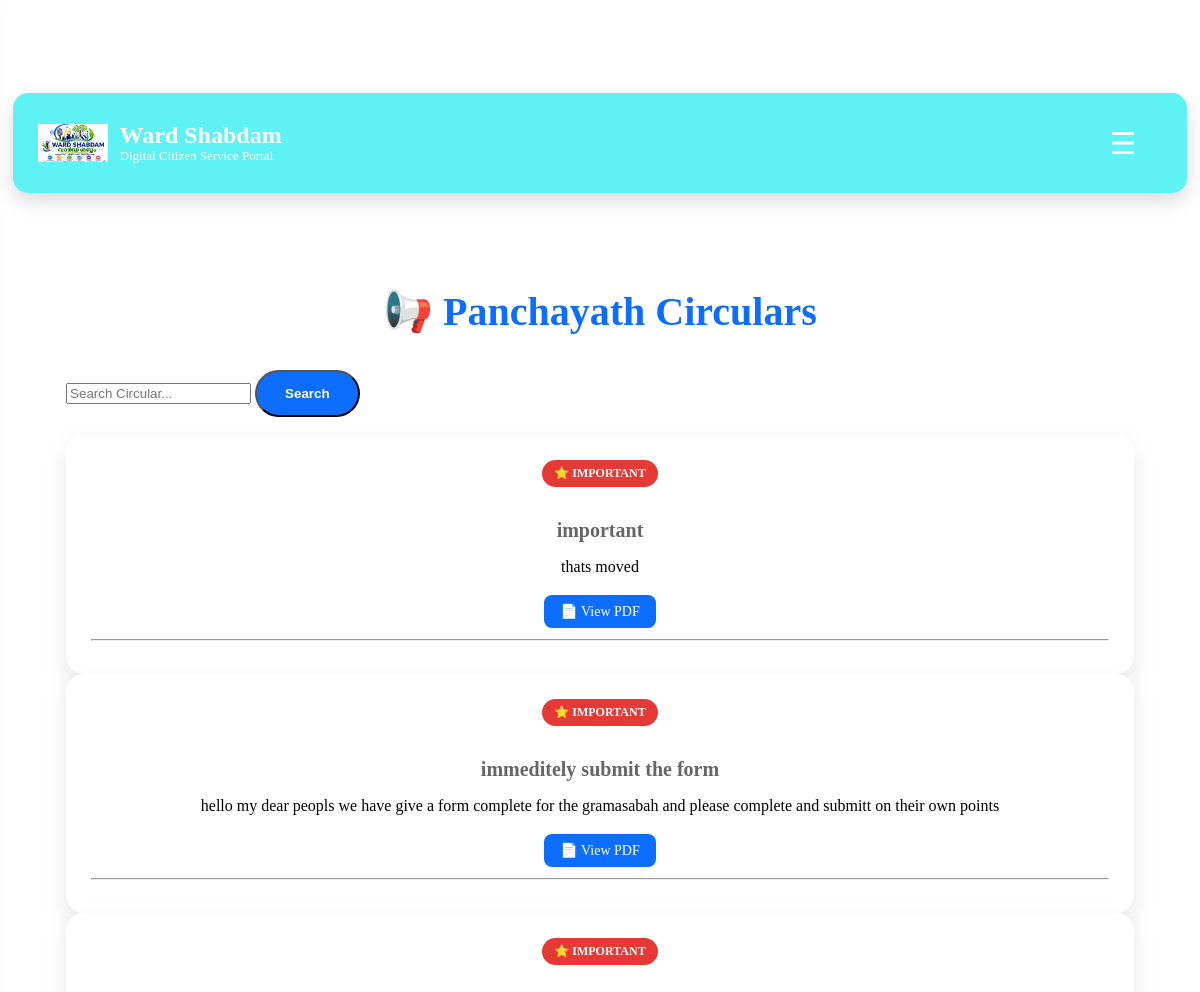
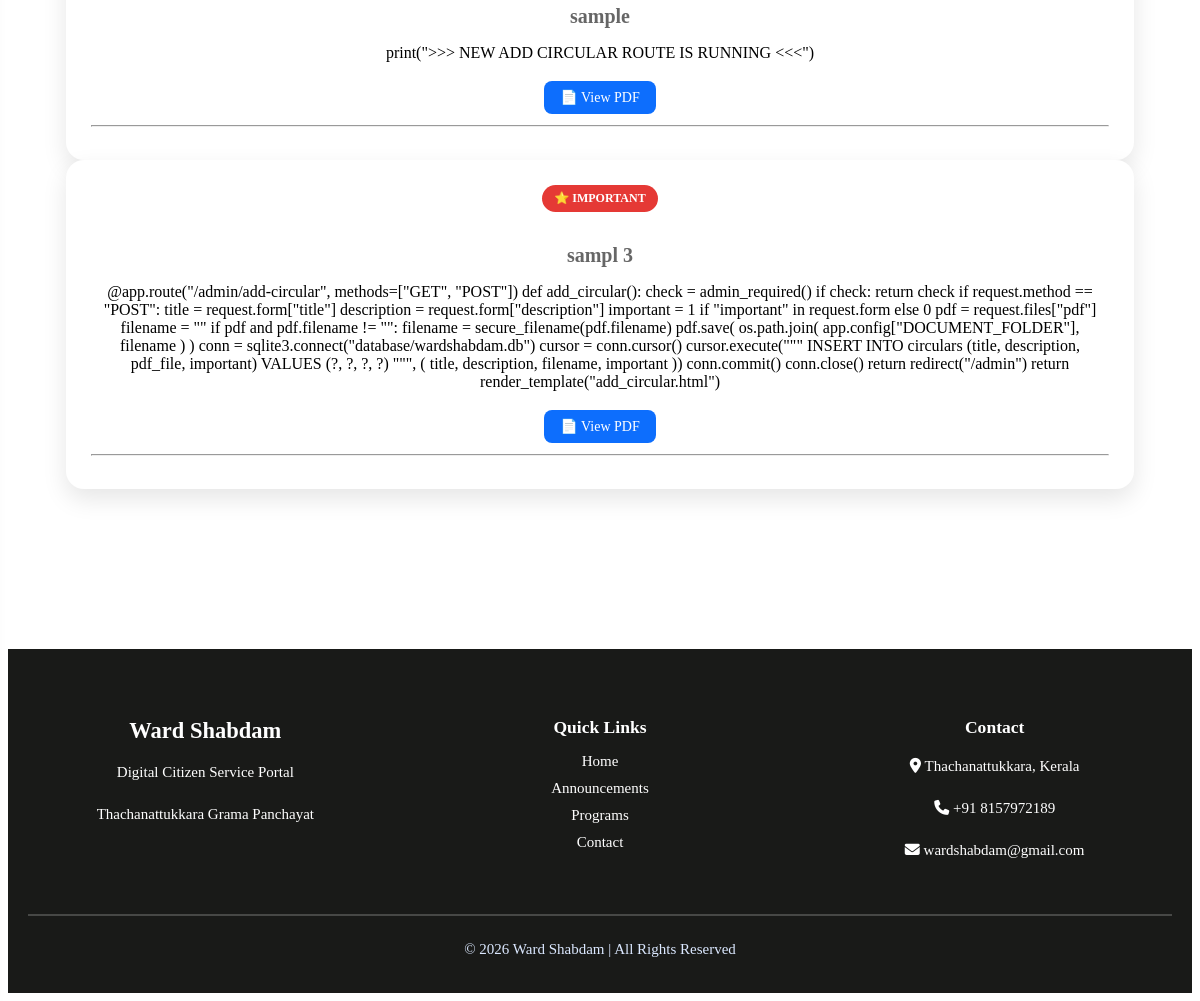
The app's page /circulars with its own data (2 pictures, top to bottom).
### tables this page shows
CREATE TABLE circulars (
    id INTEGER PRIMARY KEY AUTOINCREMENT,
    title TEXT NOT NULL,
    description TEXT NOT NULL,
    pdf_file TEXT,
    important INTEGER DEFAULT 0,
    created_at TIMESTAMP DEFAULT CURRENT_TIMESTAMP
);

### app.py (the view)
@app.route("/circulars")
def circulars():
    conn = sqlite3.connect("database/wardshabdam.db")
    conn.row_factory = sqlite3.Row
    cursor = conn.cursor()
    search = request.args.get("search", "")
    if search:
        cursor.execute("""
            SELECT *
            FROM circulars
            WHERE title LIKE ?
            ORDER BY important DESC, created_at DESC
        """, ("%" + search + "%",))
    else:
        cursor.execute("""
            SELECT *
            FROM circulars
            ORDER BY important DESC, created_at DESC
        """)
    circulars = cursor.fetchall()
    conn.close()
    return render_template(
        "circulars.html",
        circulars=circulars,
        search=search
    )

### app.py (called while the page is built, shortened)
@app.context_processor
def notification_context():
    if "citizen_id" not in session:
        return {"notification_count": 0}

### templates/circulars.html (shortened to what this page needs)
{% extends "layout.html" %}
{% block content %}
<div class="admin-container">
    <h2>📢 Panchayath Circulars</h2>
    <form method="GET">
        <input
            type="text"
            name="search"
            placeholder="Search Circular..."
            value="{{ search }}">
        <button class="btn-add">
            Search
        </button>
    </form>
    <br>
    {% for circular in circulars %}
    <div class="card">
        {% if circular.important == 1 %}
        <span class="badge-important">
            ⭐ IMPORTANT
        </span>
        {% endif %}
        <h3>{{ circular.title }}</h3>
        <p>
            {{ circular.description }}
        </p>
        {% if circular.pdf_file %}
        <a
            href="{{ url_for('static',
            filename='documents/' + circular.pdf_file) }}"
            target="_blank"
            class="btn-view">
            📄 View PDF
        </a>
        {% endif %}
        <hr>
    </div>
    {% endfor %}
</div>
{% endblock %}

### static/css/style.css (style rules this page uses)
body { padding-top:70px; }
.badge-important { display:inline-block; background:#e53935; color:white; padding:6px 12px; border-radius:20px; font-size:12px; font-weight:bold; margin-bottom:12px; }

### static/css/admin.css (style rules this page uses)
.admin-container { width:95%; max-width:1400px; margin:50px auto; }
.admin-container h2 { text-align:center; color:#0d6efd; font-size:40px; margin-bottom:35px; }
.btn-add { background:#0d6efd; color:white; text-decoration:none; padding:14px 28px; border-radius:30px; font-weight:bold; transition:.3s; }
.card { background:white; border-radius:18px; padding:25px; text-align:center; box-shadow:0 10px 25px rgba(0,0,0,.10); transition:.3s; }
.card h3 { color:#666; margin-bottom:12px; font-size:20px; }
.btn-view, .btn-edit, .btn-delete { display:inline-block; padding:8px 16px; border-radius:8px; color:white; text-decoration:none; font-size:14px; margin:3px; transition:.3s; }
.btn-view { background:#0d6efd; }

### records on screen
circulars: important "⭐ IMPORTANT", title "important", description "thats moved"
circulars: important "⭐ IMPORTANT", title "immeditely submit the form", description "hello my dear peopls we have give a form complete for the gramasabah and please complete and submitt on their own points"
circulars: important "⭐ IMPORTANT", title "sample", description "print(\">>> NEW ADD CIRCULAR ROUTE IS RUNNING <<<\")"
circulars: important "⭐ IMPORTANT", title "sampl 3", description "@app.route(\"/admin/add-circular\", methods=[\"GET\", \"POST\"]) def add_circular(): check = admin_required() if check: return check if request.method == \"POST\": title = request.form[\"title\"] description = request.form[\"description\"] important = 1 if \"important\" in request.form else 0 pdf = request.files[\"pdf\"] filename = \"\" if pdf and pdf.filename != \"\": filename = secure_filename(pdf.filename) pdf.save( os.path.join( app.config[\"DOCUMENT_FOLDER\"], filename ) ) conn = sqlite3.connect(\"database/wardshabdam.db\") cursor = conn.cursor() cursor.execute(\"\"\" INSERT INTO circulars (title, description, pdf_file, important) VALUES (?, ?, ?, ?) \"\"\", ( title, description, filename, important ))…"
